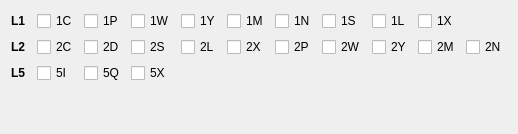
     <widget class="QWidget" name="tabGPS">
      <attribute name="title">
       <string>GPS</string>
      </attribute>
      <layout class="QGridLayout" name="gridLayout_8" columnstretch="0,1,1,1,1,1,1,1,1,1,1">
       <item row="0" column="0">
        <widget class="QLabel" name="GPS_L1">
         <property name="font">
          <font>
           <bold>true</bold>
          </font>
         </property>
         <property name="text">
          <string>L1</string>
         </property>
        </widget>
       </item>
       <item row="0" column="8">
        <widget class="QCheckBox" name="G08">
         <property name="toolTip">
          <string>L1C (P)</string>
         </property>
         <property name="text">
          <string>1L</string>
         </property>
         <property name="checked">
          <bool>false</bool>
         </property>
        </widget>
       </item>
       <item row="2" column="1">
        <widget class="QCheckBox" name="G24">
         <property name="toolTip">
          <string>I</string>
         </property>
         <property name="text">
          <string>5I</string>
         </property>
         <property name="checked">
          <bool>false</bool>
         </property>
        </widget>
       </item>
       <item row="0" column="9">
        <widget class="QCheckBox" name="G12">
         <property name="toolTip">
          <string>L1C (D+P)</string>
         </property>
         <property name="text">
          <string>1X</string>
         </property>
        </widget>
       </item>
       <item row="1" column="0">
        <widget class="QLabel" name="GPS_L2">
         <property name="font">
          <font>
           <bold>true</bold>
          </font>
         </property>
         <property name="text">
          <string>L2</string>
         </property>
        </widget>
       </item>
       <item row="0" column="2">
        <widget class="QCheckBox" name="G02">
         <property name="toolTip">
          <string>P (AS off)</string>
         </property>
         <property name="text">
          <string>1P</string>
         </property>
         <property name="checked">
          <bool>false</bool>
         </property>
        </widget>
       </item>
       <item row="0" column="4">
        <widget class="QCheckBox" name="G04">
         <property name="toolTip">
          <string>Y</string>
         </property>
         <property name="text">
          <string>1Y</string>
         </property>
         <property name="checked">
          <bool>false</bool>
         </property>
        </widget>
       </item>
       <item row="0" column="5">
        <widget class="QCheckBox" name="G05">
         <property name="toolTip">
          <string>M</string>
         </property>
         <property name="text">
          <string>1M</string>
         </property>
         <property name="checked">
          <bool>false</bool>
         </property>
        </widget>
       </item>
       <item row="0" column="7">
        <widget class="QCheckBox" name="G07">
         <property name="toolTip">
          <string>L1C (D)</string>
         </property>
         <property name="text">
          <string>1S</string>
         </property>
         <property name="checked">
          <bool>false</bool>
         </property>
        </widget>
       </item>
       <item row="1" column="1">
        <widget class="QCheckBox" name="G14">
         <property name="toolTip">
          <string>C/A</string>
         </property>
         <property name="text">
          <string>2C</string>
         </property>
         <property name="checked">
          <bool>false</bool>
         </property>
        </widget>
       </item>
       <item row="3" column="0">
        <spacer name="verticalSpacer">
         <property name="orientation">
          <enum>Qt::Vertical</enum>
         </property>
         <property name="sizeHint" stdset="0">
          <size>
           <width>20</width>
           <height>40</height>
          </size>
         </property>
        </spacer>
       </item>
       <item row="0" column="1">
        <widget class="QCheckBox" name="G01">
         <property name="toolTip">
          <string>C/A</string>
         </property>
         <property name="text">
          <string>1C</string>
         </property>
         <property name="checked">
          <bool>false</bool>
         </property>
        </widget>
       </item>
       <item row="0" column="3">
        <widget class="QCheckBox" name="G03">
         <property name="toolTip">
          <string>Z-tracking and similar (AS on)</string>
         </property>
         <property name="text">
          <string>1W</string>
         </property>
         <property name="checked">
          <bool>false</bool>
         </property>
        </widget>
       </item>
       <item row="2" column="0">
        <widget class="QLabel" name="GPS_L5">
         <property name="font">
          <font>
           <bold>true</bold>
          </font>
         </property>
         <property name="text">
          <string>L5</string>
         </property>
        </widget>
       </item>
       <item row="0" column="6">
        <widget class="QCheckBox" name="G06">
         <property name="toolTip">
          <string>codeless</string>
         </property>
         <property name="text">
          <string>1N</string>
         </property>
         <property name="checked">
          <bool>false</bool>
         </property>
        </widget>
       </item>
       <item row="1" column="2">
        <widget class="QCheckBox" name="G15">
         <property name="toolTip">
          <string>L1 (C/A) + (p2-p1) (semi-codeless)</string>
         </property>
         <property name="text">
          <string>2D</string>
         </property>
         <property name="checked">
          <bool>false</bool>
         </property>
        </widget>
       </item>
       <item row="1" column="3">
        <widget class="QCheckBox" name="G16">
         <property name="toolTip">
          <string>L2C (M)</string>
         </property>
         <property name="text">
          <string>2S</string>
         </property>
         <property name="checked">
          <bool>false</bool>
         </property>
        </widget>
       </item>
       <item row="1" column="4">
        <widget class="QCheckBox" name="G17">
         <property name="toolTip">
          <string>L2C (L)</string>
         </property>
         <property name="text">
          <string>2L</string>
         </property>
         <property name="checked">
          <bool>false</bool>
         </property>
        </widget>
       </item>
       <item row="1" column="5">
        <widget class="QCheckBox" name="G18">
         <property name="toolTip">
          <string>L2C (M+L)</string>
         </property>
         <property name="text">
          <string>2X</string>
         </property>
         <property name="checked">
          <bool>false</bool>
         </property>
        </widget>
       </item>
       <item row="1" column="6">
        <widget class="QCheckBox" name="G19">
         <property name="toolTip">
          <string>P (AS off)</string>
         </property>
         <property name="text">
          <string>2P</string>
         </property>
         <property name="checked">
          <bool>false</bool>
         </property>
        </widget>
       </item>
       <item row="1" column="7">
        <widget class="QCheckBox" name="G20">
         <property name="toolTip">
          <string>Z-tracking and similar (AS on)</string>
         </property>
         <property name="text">
          <string>2W</string>
         </property>
         <property name="checked">
          <bool>false</bool>
         </property>
        </widget>
       </item>
       <item row="1" column="8">
        <widget class="QCheckBox" name="G21">
         <property name="toolTip">
          <string>Y</string>
         </property>
         <property name="text">
          <string>2Y</string>
         </property>
         <property name="checked">
          <bool>false</bool>
         </property>
        </widget>
       </item>
       <item row="1" column="9">
        <widget class="QCheckBox" name="G22">
         <property name="toolTip">
          <string>M</string>
         </property>
         <property name="text">
          <string>2M</string>
         </property>
         <property name="checked">
          <bool>false</bool>
         </property>
        </widget>
       </item>
       <item row="1" column="10">
        <widget class="QCheckBox" name="G23">
         <property name="toolTip">
          <string>codeless</string>
         </property>
         <property name="text">
          <string>2N</string>
         </property>
         <property name="checked">
          <bool>false</bool>
         </property>
        </widget>
       </item>
       <item row="2" column="2">
        <widget class="QCheckBox" name="G25">
         <property name="toolTip">
          <string>Q</string>
         </property>
         <property name="text">
          <string>5Q</string>
         </property>
         <property name="checked">
          <bool>false</bool>
         </property>
        </widget>
       </item>
       <item row="2" column="3">
        <widget class="QCheckBox" name="G26">
         <property name="toolTip">
          <string>I+Q</string>
         </property>
         <property name="text">
          <string>5X</string>
         </property>
         <property name="checked">
          <bool>false</bool>
         </property>
        </widget>
       </item>
      </layout>
     </widget>
